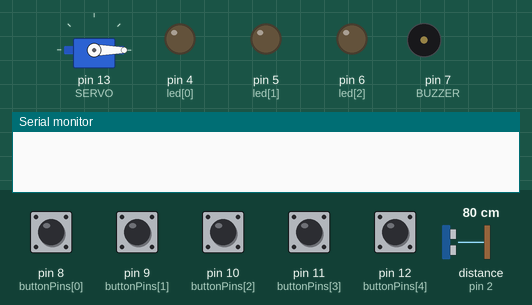
Simulated run of this sketch. Board: Arduino Uno, built with avr-gcc and run on an emulated ATmega328P. Parts: servo, output pins drawn as LEDs (lit = HIGH), buzzer (waves = sounding), the last lines printed to the serial monitor. Wiring (inferred from the names in the program): ultrasonic range finder: trigger pin 3; echo pin 2. The inputs (shaded band) are chosen by the test bench; at power-on: pin 8 (buttonPins[0]), pin 9 (buttonPins[1]), pin 10 (buttonPins[2]), pin 11 (buttonPins[3]), pin 12 (buttonPins[4]) LOW, distance to the obstacle (sensor on pin 2) 80 cm. The echo pulse lasts 58.3 µs per cm; pins used as bus, display or sensor lines are not drawn.

Above: at 0.8 s.
0.9 s: pin 12 (buttonPins[4]) pulled HIGH for 0.15 s
At 1.6 s:
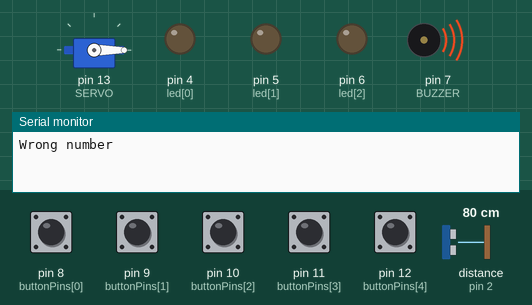
4.0 s: distance to the obstacle (sensor on pin 2) set to 11 cm
At 5.3 s:
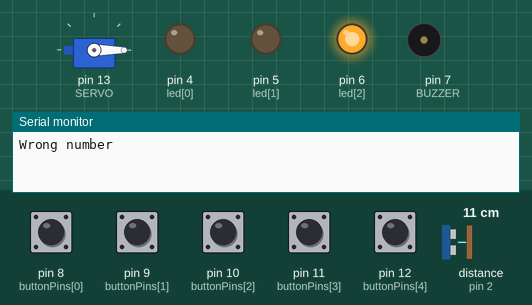
7.0 s: distance to the obstacle (sensor on pin 2) set to 2 cm
At 8.4 s:
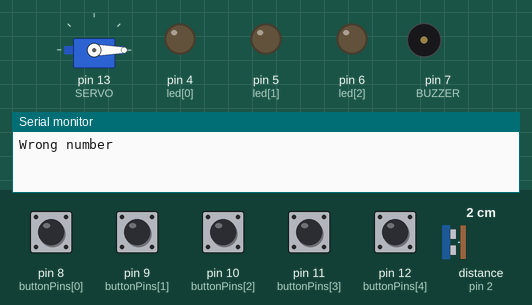
9.5 s: pin 12 (buttonPins[4]) pulled HIGH for 1 s
At 11.5 s:
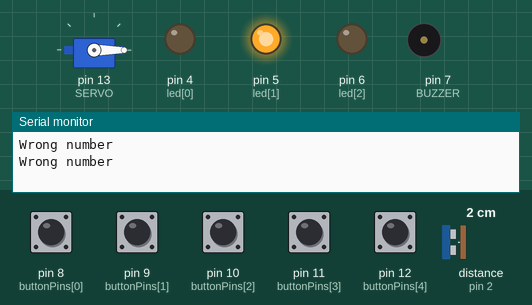
Timing chart, 0 to 13.3 s (numbered marks = the images above; inputs shaded):
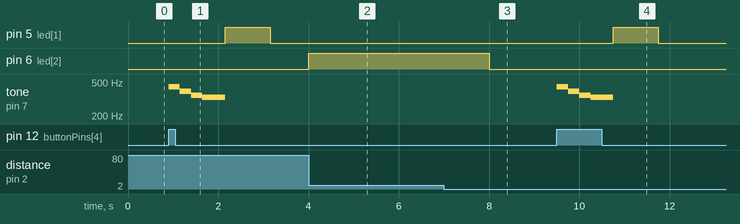

The sketch:

arduino_team_project_door_lock.ino
```cpp
#include<Servo.h>//서보 함수를 사용하기위해 사용함
const int buttonPins[5] = {8,9,10,11,12}; // 버튼 핀맵
const int SERVO = 13;//서보모터의 핀번호 지정
Servo servo;

int buttonPressCount[4] = {0, 0, 0, 0};// 각 버튼의 누른 횟수를 저장하는 배열
int a, b, c, d;// 계산된 값들을 저장할 변수

const int led[3]={4,5,6};//led의 핀번호 지정

const int BUZZER=7;//부저의 핀번호지정
const int trig_pin=3;//초음파센서의 핀지정
const int echo_pin=2;//초음파센서의 핀지정


void setup() {

  pinMode(trig_pin,OUTPUT);//trig_pin은 출력으로 지정
  pinMode(echo_pin,INPUT);//echo_pin은 입력으로 지정
  servo.attach(SERVO);
  servo.write(0);//서보모터의 위치를 초기화 시킴


  for (int i = 0; i < 5; i++) { // 버튼을 입력으로 설정
    pinMode(buttonPins[i], INPUT);
  }
  for (int i = 0; i < 3; i++) {//led를 출력으로 설정
    pinMode(led[i], OUTPUT);
  }
  pinMode(BUZZER, OUTPUT);//부저를 출력으로 설정
  Serial.begin(115200);//시리얼 모니터의 속도를 115200으로 설정

  while(1)//도어락의 기능을 반복시키기위해 while문을 걸고 특정한 조건에서 while문을 빠져나와 프로그램을 종료시킴
  {
   yellow_led();//물체가 감지됐을때 형광등 켜기

  for (int i = 0; i < 4; i++) {// 버튼 상태를 확인하고 누른 횟수를 증가시킴

    if (digitalRead(buttonPins[i]) == HIGH) {

      buttonPressCount[i]++;
      delay(1000);  // 버튼 바운스 방지를 위한 딜레이
    }
  }

  // 계산된 값들 갱신
  a = buttonPressCount[0] * 1000; //1000의자리 비밀번호가 눌린횟수*1000
  b = buttonPressCount[1] * 100; //100의 자리 비밀번호가 눌린횟수*100
  c = buttonPressCount[2] * 10;// 10의자리 비밀번호가 눌린횟수*10
  d = buttonPressCount[3];// 1의 자리 비밀번호가 눌린횟수*1

  // 정답인 경우
 if (digitalRead(buttonPins[4]) == HIGH && (a + b + c + d) == 2134) {//엔터키를 누르고 각자리의 비밀번호를 모두 더한값이 2134(내장된 비밀번호) 이면

//패스워드와 문이 열린다는 문구를 출력함
   Serial.print("password = ");
   Serial.println(a + b + c + d);
   Serial.println("Door is opened");

   playVictoryMelody();  // 정답을 의미하는 음악 재생,부저 울리기

   digitalWrite(led[0],HIGH);//청색 led 점등

   //1초후에 자동으로 꺼짐
   delay(1000);
   digitalWrite(led[0],LOW);

   servo.write(90);//서보모터 문열림

   //3초후에 자동으로 문닫힘
   delay(3000);
   servo.write(0);


   Serial.println("Door is closed");//문이닫혔다는 문구와 함께
   break; // while문을 종료함
 }
  //오답인 경우
 else if(digitalRead(buttonPins[4]) == HIGH && (a + b + c + d) != 2134)//엔터키를 누르고 각자리의 비밀번호를 모두 더한값이 2134(내장된 비밀번호)가 아니라면
 {
   Serial.println("Wrong number");//답이틀렸다는 문구를 출력하고

   playErrorMelody();  // 오답을 의미하는 음악 재생
   digitalWrite(led[1],HIGH);//적색led점등

   //1초후 자동으로 꺼짐
   delay(1000);
   digitalWrite(led[1],LOW);

   //입력했던 비밀번호를 초기화하는 과정
   a,b,c,d=0;
   for(int i=0 ; i<=3; i++)

   {
     buttonPressCount[i]=0;
   }

   //오답횟수 카운트
   static int cnt=0; //카운트 변수를 static으로 설정해서 cnt=0 문구를 만나도 0으로 초기화 되지않게끔 만듦, 전역변수를 사용하는것도 가능함
   cnt++;

    //오답횟수가 5회일경우 방범시스템 동작
   if(cnt==5)
   {
     crimesystem();
   }
 }//else if문 닫기
 }//while문 닫기
 }//setup() 닫기


//사용하지않음
void loop() {
}


//여기서 부터 사용자 정의 함수


// 정답음악 재생함수
void playVictoryMelody() {
  tone(BUZZER, 523, 250);
  delay(250);
  tone(BUZZER, 659, 250);
  delay(250);
  tone(BUZZER, 784, 250);
  delay(250);
  tone(BUZZER, 988, 500);
  delay(500);
  noTone(BUZZER);  // 음악 재생 종료
}

//오답음악 재생함수
void playErrorMelody() {
  tone(BUZZER, 440);
  delay(250);
  tone(BUZZER, 392);
  delay(250);
  tone(BUZZER, 349);
  delay(250);
  tone(BUZZER, 330);
  delay(500);
  noTone(BUZZER);  // 음악 재생 종료
}

//형광등을 켜는함수
void yellow_led()
{
  //파형을 발생시키고
  digitalWrite(trig_pin,LOW);
  delayMicroseconds(2);
  digitalWrite(trig_pin,HIGH);
  delayMicroseconds(10);
  digitalWrite(trig_pin,LOW);

  //에코핀으로 들어오는데 까지의 시간을 계산하여
  long duration=pulseIn(echo_pin,HIGH);

  //거리를 구함
  long distance=(duration*0.034)/2;


  if(distance == 10)//만약 감지된 물체까지의 거리가 10cm이면
  {
    digitalWrite(led[2],HIGH);//형광등을 자동으로 킴

    //2초후 자동으로 꺼짐
    delay(2000);
    digitalWrite(led[2],LOW);
  }

}

//방범시스템
void crimesystem() {

  //경찰차 led 점멸, 적색 청색 led가 짧은간격으로 껏다켜지기를 반복하여 점등시킨다
  for(int i=1; i<=10; i++)
  {
    digitalWrite(led[1],HIGH);

    delay(50);
    digitalWrite(led[1],LOW);

    delay(100);
    digitalWrite(led[0],HIGH);

    delay(50);
    digitalWrite(led[0],LOW);
  }

  //방범시스템 음악
  int sirenMelody[] = {
    262, 294, 330, 349, 392, 440, 494, 523, 494, 440, 392, 349, 330, 294
  };

  for (int i = 0; i < 14; i++) {
    tone(BUZZER, sirenMelody[i]);
    delay(200);
    }
  noTone(BUZZER);
  //10초간 도어락 정지
  delay(10000);
}
```

Measured:
- after the input at 0.9 s, pin 5 (led[1]): LOW → HIGH after 1.3 s, → LOW 1.0 s later; tone on pin 7 (BUZZER): plays 440 Hz for 0.25 s, 392 Hz for 0.25 s, 349 Hz for 0.25 s, 330 Hz for 0.50 s, starting at once
- after the input at 4.0 s, pin 6 (led[2]): LOW → HIGH at once
- after the input at 7.0 s, pin 6 (led[2]): HIGH → LOW after 1.0 s
- after the input at 9.5 s, pin 5 (led[1]): LOW → HIGH after 1.3 s, → LOW 1.0 s later; tone on pin 7 (BUZZER): plays 440 Hz for 0.25 s, 392 Hz for 0.25 s, 349 Hz for 0.25 s, 330 Hz for 0.50 s, starting at once
